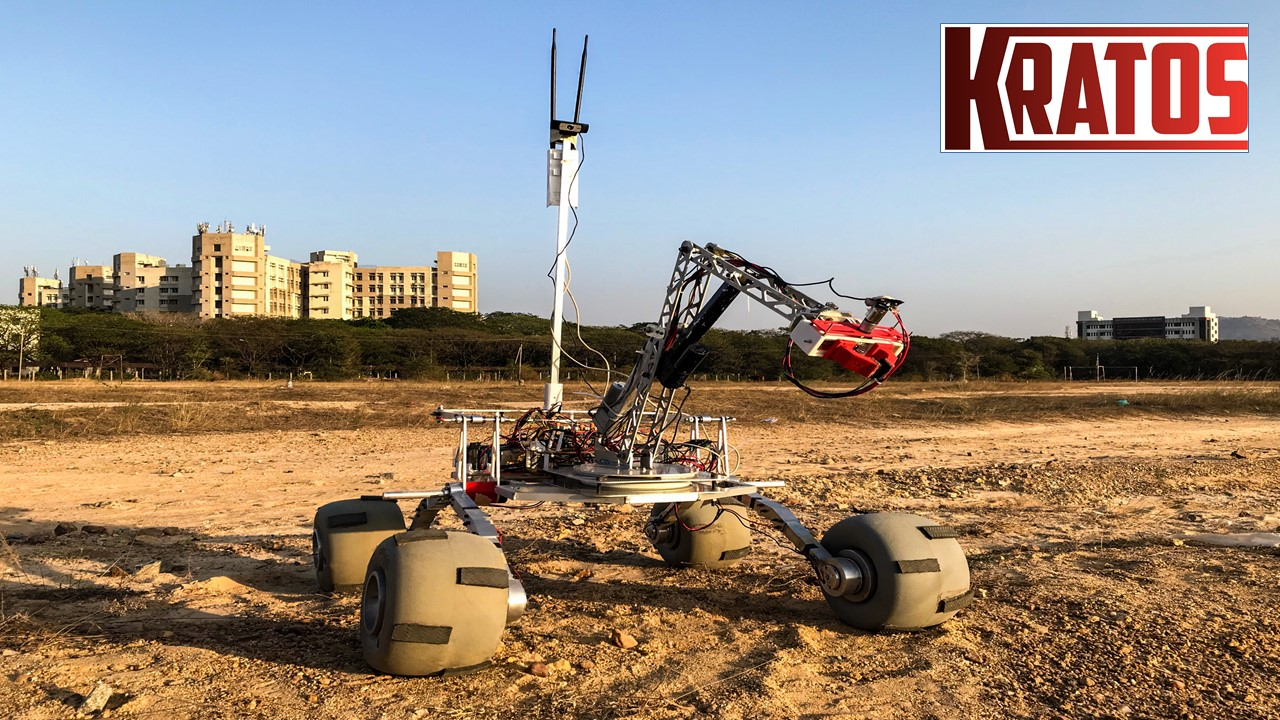
#> input picture 11test.jpg, 1280 x 720 px, given in place of the camera
$ python 'color thresholding.py'
#> lines starting #> are read from the running program, lines starting #| are printed output that depends on the picture; after the words box and inside, x2 and y2 are one past the last pixel; in counts of white or black regions, pixels touching at a corner belong together
import cv2
import numpy as np
cap=cv2.VideoCapture(0)
while True:
    _,frame=cap.read()
#> frame is the input picture: shape (720, 1280, 3); mean B, G, R 126.1, 138.3, 151.5
    hsv=cv2.cvtColor(frame,cv2.COLOR_BGR2HSV)
#> hsv: shape (720, 1280, 3); mean H, S, V 48.4, 113, 172
    lower_red=np.array([105,105,0])
    upper_red=np.array([150,255,255])
    #dark_red=np.uint8([[[12,22,121]]])
    #dark_red=cv2.cvtColor(dark_red,cv2.COLOR_BGR2HSV)
    mask=cv2.inRange(hsv,lower_red,upper_red)
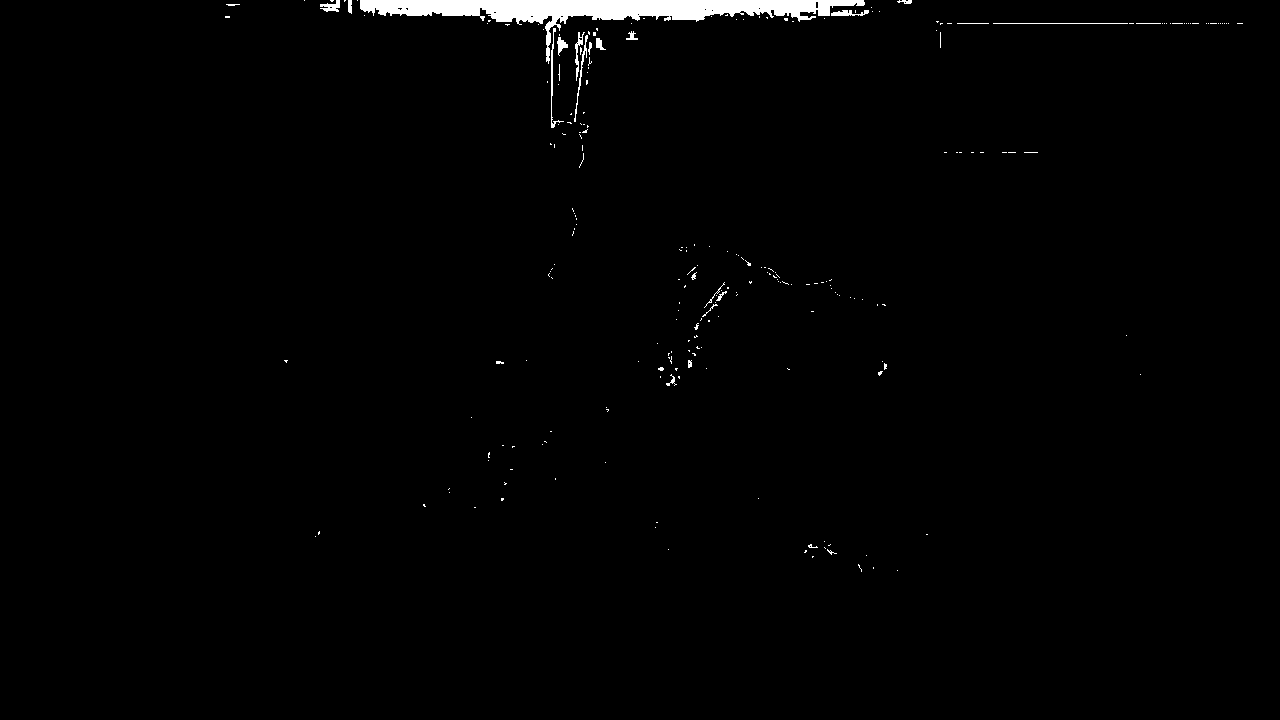
#> mask: shape (720, 1280); 1.1% white; 242 white regions (219 under 20 px), largest, box (x1, y1, x2, y2) and area: (360, 0, 865, 64) 8254, (551, 28, 564, 128) 190, (574, 35, 588, 122) 162
    res=cv2.bitwise_and(frame,frame,mask=mask)
    #cv2.imshow('frame',frame)
    #cv2.imshow('mask',mask)

    #erosions########
    kernel=np.ones((5,5),np.uint8)
    erosion=cv2.erode(mask,kernel,iterations=1)
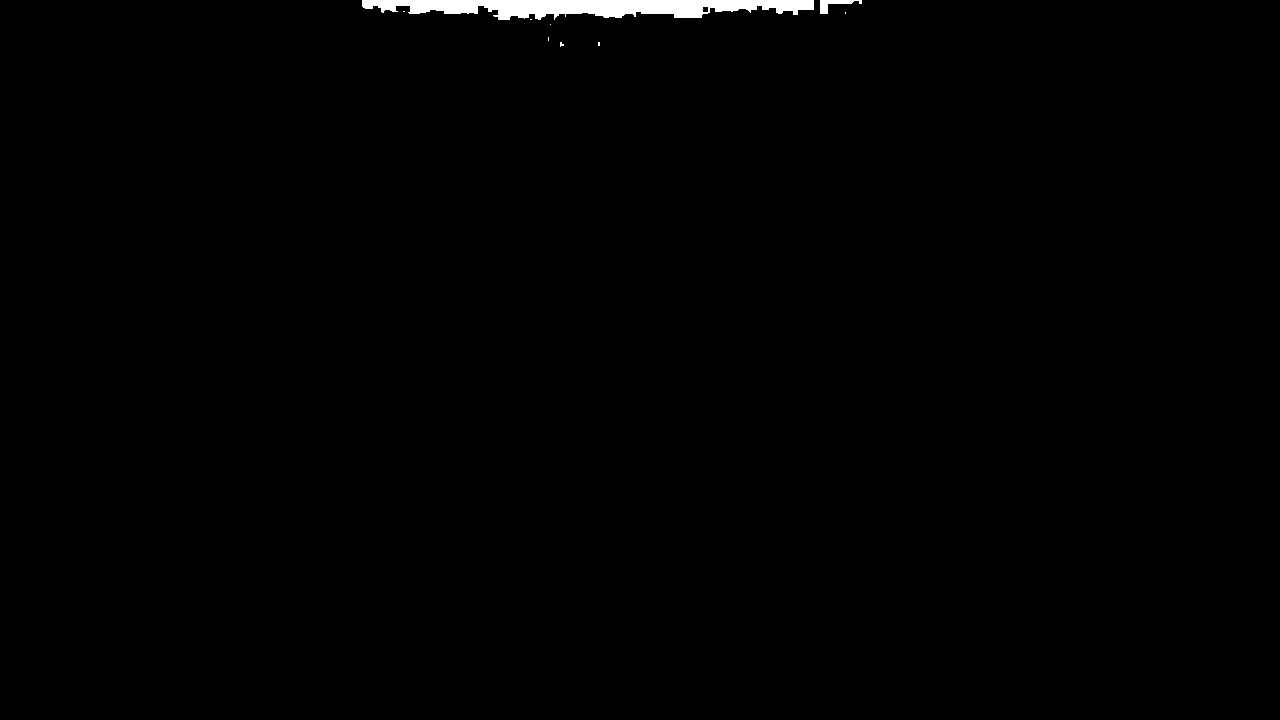
#> erosion: shape (720, 1280); 0.67% white; 9 white regions (7 under 20 px), largest, box (x1, y1, x2, y2) and area: (362, 0, 814, 20) 5895, (820, 0, 862, 14) 230
    dilation=cv2.dilate(mask,kernel,iterations=1)
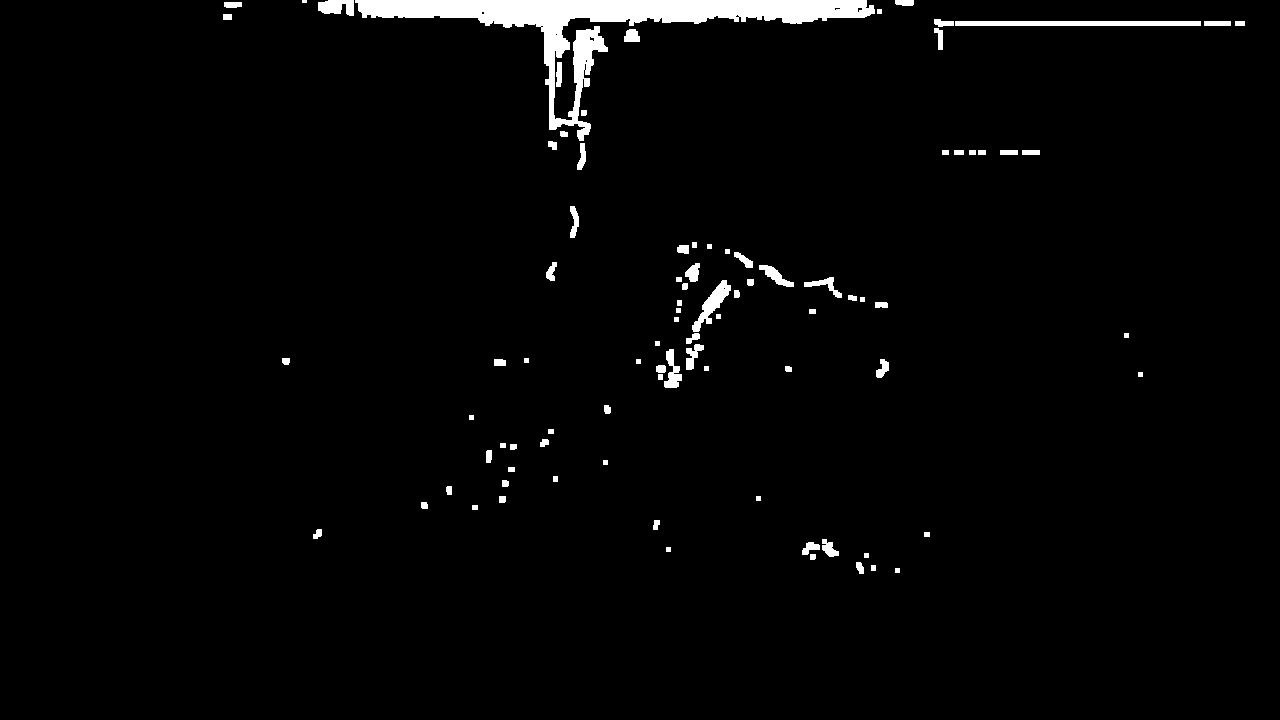
#> dilation: shape (720, 1280); 2.4% white; 89 white regions (1 under 20 px), largest, box (x1, y1, x2, y2) and area: (355, 0, 875, 141) 13469, (955, 21, 1201, 26) 1230, (692, 280, 731, 332) 662
    cv2.imshow('result',res)
    cv2.imshow('frame',frame)
    cv2.imshow('erosion',erosion)
    cv2.imshow('dilation',dilation)
    #################
    ######opening###
    opening=cv2.morphologyEx(mask,cv2.MORPH_CLOSE,kernel)
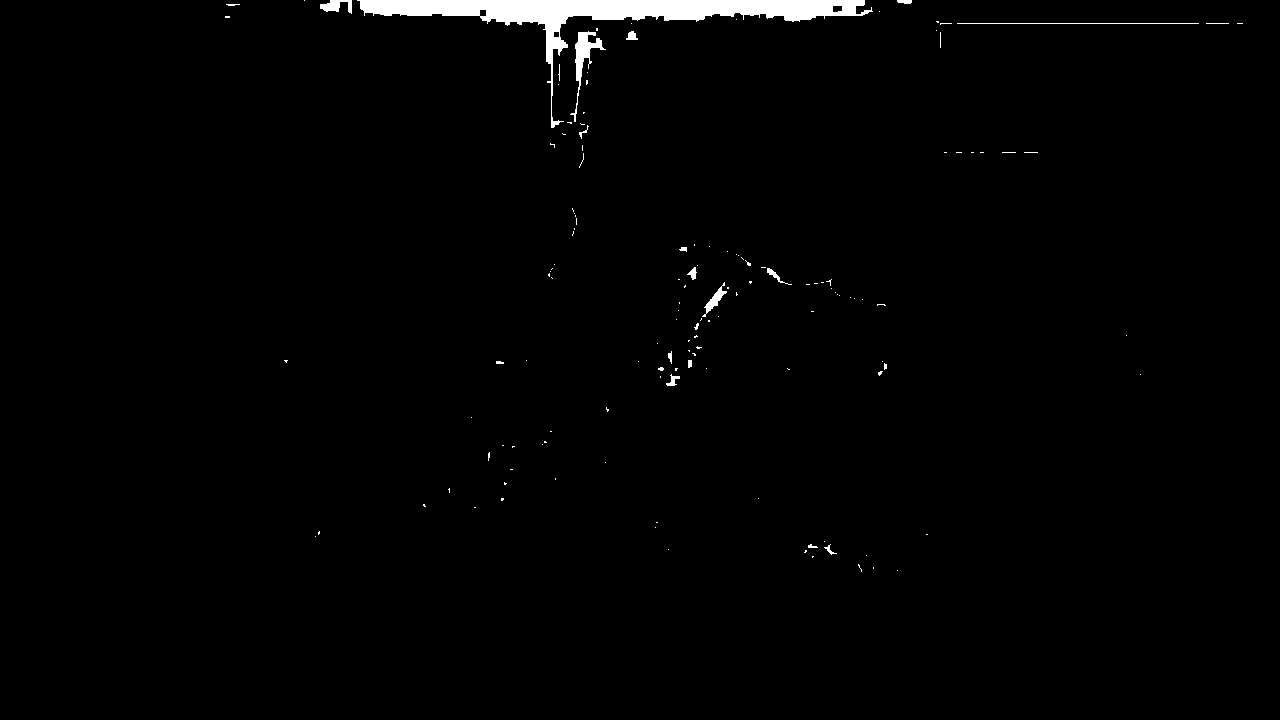
#> opening: shape (720, 1280); 1.3% white; 141 white regions (122 under 20 px), largest, box (x1, y1, x2, y2) and area: (357, 0, 873, 128) 9585, (570, 31, 606, 122) 698, (320, 0, 352, 14) 246
    closing=cv2.morphologyEx(mask, cv2.MORPH_CLOSE,kernel)
    cv2.imshow('opening',opening)
    cv2.imshow('closing',closing)
    ############
    ##top hat black hat#####

    #cv2.imshow('Tophat',tophat)
    #cv2.imshow('Blackhat',blackhat)
    #kernel=np.ones((15,15),np.float32)/225
    blur=cv2.GaussianBlur(res,(15,15),0)
    median=cv2.medianBlur(res,15)
    smoothed=cv2.bitwise_and(frame,frame,mask=mask)
    k=cv2.waitKey(5) &0xFF
#> (key Esc is pressed here)
    if k==27:
        break
cv2.destroyAllWindows()
cap.release()
